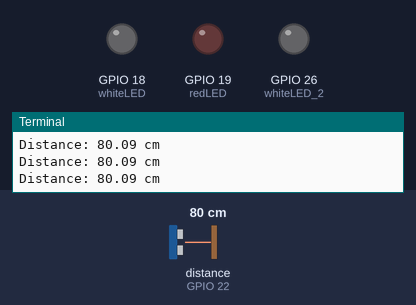
The program below on a simulated Raspberry Pi (BCM pin numbers). On the bench: output pins drawn as LEDs (lit = HIGH), the last lines printed to the terminal. Dashed ring = blinking. The inputs (shaded band) are chosen by the test bench; at power-on: distance to the obstacle (sensor on GPIO 22) 80 cm. The echo pulse lasts 58.3 µs per cm; the camera gives no picture and a still takes 0.5 s; threads take turns every 2 ms; the clock reads 2024-03-15 10:24:30 at power-on unless the program sets it; pins used as bus, display or sensor lines are not drawn.

Above: at 1.2 s.
1.3 s: distance to the obstacle (sensor on GPIO 22) set to 11 cm
2.8 s: distance to the obstacle (sensor on GPIO 22) set to 8 cm
At 3.09 s:
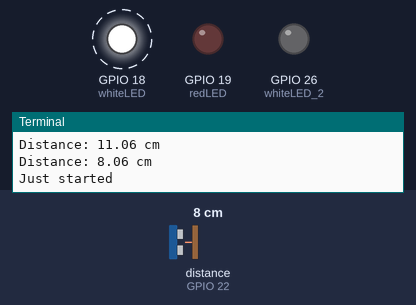
At 3.5 s:
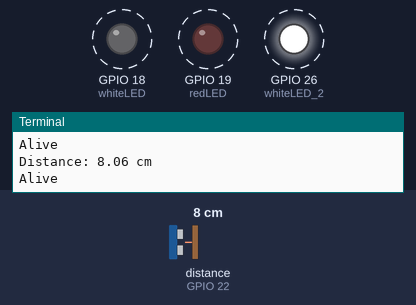
Timing chart, 0 to 11.8 s (numbered marks = the images above; inputs shaded):
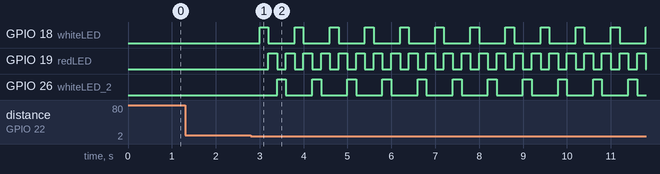

The program:

raspberry_project_1.py
```python
import picamera
import time
import RPi.GPIO as gpio
from gpiozero import LED
import threading
import sys

class LedThread(threading.Thread):

    def __init__(self):
        super(LedThread, self).__init__()
        self._keepgoing = True

    def run(self):
        while (self._keepgoing):
            self.ledController(whiteLED)
            self.ledController(redLED)
            self.ledController(whiteLED_2)
            self.ledController(redLED)

    def ledController(self,led):
        if self._keepgoing:
            led.on()
            time.sleep(sleepTime)
            led.off()

    def stop(self):
        self._keepgoing = False

#Final variables
TRIG=23
ECHO=22
WHITE=18
WHITE_TWO=26
RED=19
pictureName="mPic.jpg"
sleepTime=0.2

camera=picamera.PiCamera()

gpio.setwarnings(False)
gpio.cleanup()
gpio.setmode(gpio.BCM)

#Setups
gpio.setup(TRIG,gpio.OUT)
gpio.setup(ECHO,gpio.IN)
gpio.setup(18,gpio.OUT)
whiteLED=LED(WHITE)
whiteLED_2=LED(WHITE_TWO)
redLED=LED(RED)

def getDistance():
    gpio.output(TRIG,True)
    time.sleep(0.0001)
    gpio.output(TRIG,False)

    while gpio.input(ECHO)==False:
        startTime=time.time()

    while gpio.input(ECHO)==True:
        endTime=time.time()

    sig_time=endTime-startTime

    distance=sig_time*17150
    distance=round(distance,2)
    return distance

def takePicture():
    camera.capture(pictureName)

def turnOffLeds():
    whiteLED.off()
    whiteLED_2.off()
    redLED.off()

flashThread=threading.Thread(target=None)
while True:
    distance=getDistance()
    time.sleep(0.1)
    if distance >2 and distance <400:
        print('Distance: {} cm'.format(distance))
        if distance < 10:
            if not flashThread.isAlive():
                flashThread=LedThread()
                flashThread.start()
                print("Just started")
            else:
                print("Alive")
        else:
            if flashThread.isAlive():
                flashThread.stop()
                print("Stopped")
            turnOffLeds()
    else:
        print('Out of range.')
```

Measured:
- the behaviour switches between 10 and 9 cm on distance to the obstacle (sensor on GPIO 22) (found by bisection; images 0 and 1)
- after the input at 2.8 s, GPIO 18 (whiteLED): alternates HIGH for 0.20 s and LOW for 0.60 s, starting after 0.20 s; GPIO 19 (redLED): alternates HIGH for 0.20 s and LOW for 0.20 s, starting after 0.40 s; GPIO 26 (whiteLED_2): alternates HIGH for 0.20 s and LOW for 0.60 s, starting after 0.60 s
